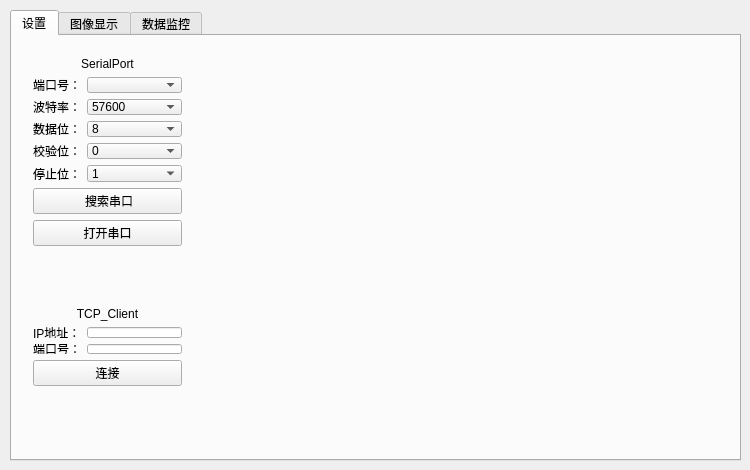
<?xml version="1.0" encoding="UTF-8"?>
<ui version="4.0">
 <class>MainWindow</class>
 <widget class="QMainWindow" name="MainWindow">
  <property name="geometry">
   <rect>
    <x>0</x>
    <y>0</y>
    <width>750</width>
    <height>470</height>
   </rect>
  </property>
  <property name="windowTitle">
   <string>四旋翼导航模块辅助程序</string>
  </property>
  <property name="unifiedTitleAndToolBarOnMac">
   <bool>false</bool>
  </property>
  <widget class="QWidget" name="centralWidget">
   <widget class="QTabWidget" name="Tab_Function">
    <property name="geometry">
     <rect>
      <x>10</x>
      <y>10</y>
      <width>731</width>
      <height>451</height>
     </rect>
    </property>
    <property name="currentIndex">
     <number>0</number>
    </property>
    <widget class="QWidget" name="tab_3">
     <attribute name="title">
      <string>设置</string>
     </attribute>
     <widget class="QWidget" name="verticalLayoutWidget">
      <property name="geometry">
       <rect>
        <x>10</x>
        <y>10</y>
        <width>171</width>
        <height>211</height>
       </rect>
      </property>
      <layout class="QVBoxLayout" name="Layout_SerialPort">
       <item>
        <widget class="QLabel" name="label_serialport">
         <property name="text">
          <string>SerialPort</string>
         </property>
         <property name="alignment">
          <set>Qt::AlignCenter</set>
         </property>
        </widget>
       </item>
       <item>
        <layout class="QFormLayout" name="form_serialport">
         <item row="1" column="0">
          <widget class="QLabel" name="label_Port">
           <property name="text">
            <string>端口号：</string>
           </property>
          </widget>
         </item>
         <item row="1" column="1">
          <widget class="QComboBox" name="PortBox"/>
         </item>
         <item row="2" column="0">
          <widget class="QLabel" name="label_baud">
           <property name="text">
            <string>波特率：</string>
           </property>
          </widget>
         </item>
         <item row="2" column="1">
          <widget class="QComboBox" name="BaudBox">
           <property name="currentText">
            <string>57600</string>
           </property>
           <item>
            <property name="text">
             <string>57600</string>
            </property>
           </item>
           <item>
            <property name="text">
             <string>115200</string>
            </property>
           </item>
           <item>
            <property name="text">
             <string>230400</string>
            </property>
           </item>
           <item>
            <property name="text">
             <string>460800</string>
            </property>
           </item>
           <item>
            <property name="text">
             <string>500000</string>
            </property>
           </item>
          </widget>
         </item>
         <item row="3" column="0">
          <widget class="QLabel" name="label_BitNum">
           <property name="text">
            <string>数据位：</string>
           </property>
          </widget>
         </item>
         <item row="3" column="1">
          <widget class="QComboBox" name="BitNumBox">
           <item>
            <property name="text">
             <string>8</string>
            </property>
           </item>
          </widget>
         </item>
         <item row="4" column="0">
          <widget class="QLabel" name="label_Parity">
           <property name="text">
            <string>校验位：</string>
           </property>
          </widget>
         </item>
         <item row="4" column="1">
          <widget class="QComboBox" name="ParityBox">
           <item>
            <property name="text">
             <string>0</string>
            </property>
           </item>
          </widget>
         </item>
         <item row="5" column="0">
          <widget class="QLabel" name="label_Stop">
           <property name="text">
            <string>停止位：</string>
           </property>
          </widget>
         </item>
         <item row="5" column="1">
          <widget class="QComboBox" name="StopBox">
           <item>
            <property name="text">
             <string>1</string>
            </property>
           </item>
           <item>
            <property name="text">
             <string>2</string>
            </property>
           </item>
          </widget>
         </item>
        </layout>
       </item>
       <item>
        <widget class="QPushButton" name="findport">
         <property name="text">
          <string> 搜索串口</string>
         </property>
        </widget>
       </item>
       <item>
        <widget class="QPushButton" name="openButton">
         <property name="text">
          <string>打开串口</string>
         </property>
        </widget>
       </item>
      </layout>
     </widget>
     <widget class="QWidget" name="verticalLayoutWidget_2">
      <property name="geometry">
       <rect>
        <x>10</x>
        <y>260</y>
        <width>171</width>
        <height>101</height>
       </rect>
      </property>
      <layout class="QVBoxLayout" name="Layout_TCP">
       <item>
        <widget class="QLabel" name="label_tcp">
         <property name="text">
          <string>TCP_Client</string>
         </property>
         <property name="alignment">
          <set>Qt::AlignCenter</set>
         </property>
        </widget>
       </item>
       <item>
        <layout class="QGridLayout" name="form_TCP">
         <item row="1" column="0">
          <widget class="QLabel" name="label_Port_2">
           <property name="text">
            <string>端口号：</string>
           </property>
          </widget>
         </item>
         <item row="0" column="1">
          <widget class="QLineEdit" name="IPLineEdit"/>
         </item>
         <item row="0" column="0">
          <widget class="QLabel" name="label_IP">
           <property name="text">
            <string>IP地址：</string>
           </property>
          </widget>
         </item>
         <item row="1" column="1">
          <widget class="QLineEdit" name="portLineEdit"/>
         </item>
        </layout>
       </item>
       <item>
        <widget class="QPushButton" name="connnectButton">
         <property name="text">
          <string>连接</string>
         </property>
        </widget>
       </item>
      </layout>
     </widget>
    </widget>
    <widget class="QWidget" name="tab">
     <attribute name="title">
      <string>图像显示</string>
     </attribute>
     <widget class="QGraphicsView" name="graphicsView">
      <property name="geometry">
       <rect>
        <x>10</x>
        <y>10</y>
        <width>48</width>
        <height>40</height>
       </rect>
      </property>
     </widget>
    </widget>
    <widget class="QWidget" name="tab_2">
     <attribute name="title">
      <string>数据监控</string>
     </attribute>
     <widget class="QWidget" name="gridLayoutWidget">
      <property name="geometry">
       <rect>
        <x>10</x>
        <y>10</y>
        <width>701</width>
        <height>411</height>
       </rect>
      </property>
      <layout class="QGridLayout" name="gridLayout">
       <item row="6" column="0">
        <widget class="QPushButton" name="sendButton">
         <property name="text">
          <string>发送数据</string>
         </property>
        </widget>
       </item>
       <item row="2" column="0">
        <widget class="QTextEdit" name="ReceiveBox"/>
       </item>
       <item row="1" column="0">
        <widget class="QLabel" name="label_receive">
         <property name="text">
          <string>HEX显示</string>
         </property>
        </widget>
       </item>
       <item row="3" column="0">
        <widget class="QPushButton" name="clearButton">
         <property name="text">
          <string>清空接收</string>
         </property>
        </widget>
       </item>
       <item row="4" column="0">
        <widget class="QLabel" name="label_send">
         <property name="text">
          <string>HEX发送</string>
         </property>
        </widget>
       </item>
       <item row="5" column="0">
        <widget class="QLineEdit" name="SendBox"/>
       </item>
      </layout>
     </widget>
    </widget>
   </widget>
  </widget>
 </widget>
 <layoutdefault spacing="6" margin="11"/>
 <resources/>
 <connections/>
</ui>
